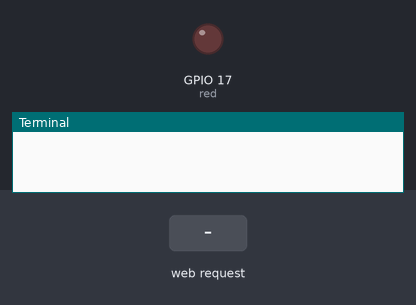
Bench run of a program on a simulated Raspberry Pi (BCM pin numbers). On the bench: output pins drawn as LEDs (lit = HIGH), the last lines printed to the terminal. Inputs (shaded band) come from the test bench.

Above: at 1.2 s.
1.3 s: HTTP request for /led/on received
At 2.5 s:
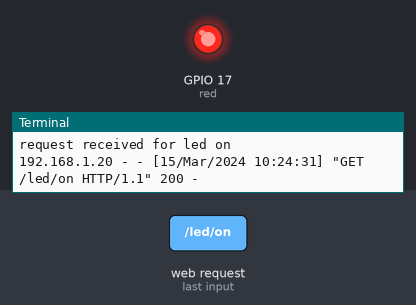
2.8 s: HTTP request for /led/off received
At 3.6 s:
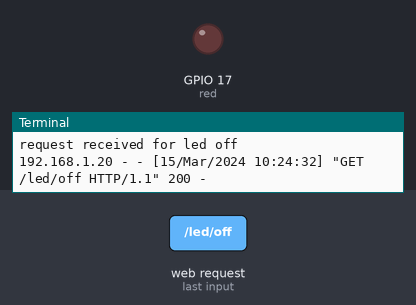
Timing chart, 0 to 5.8 s (numbered marks = the images above; inputs shaded):
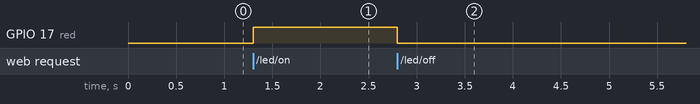

The program:

server.py
```python
# This program is meant to be run on an Rpi 4B
# The program will start an http server which listens on port 8080
# When the server receives a request on the url /led/on it will turn on the led connected to the rpi
# When the server receives a request on the url /led/off  it will turn off the led connected to the rpi

# For example, while this program is started on the Rpi I use a different machine like my PC that is on the same network and on that
# machine I can type the following in a browser url: http://192.168.86.191:8080/led/on and when I press Enter the Rpi should turn on the led.
# In this example the Rpi IP address is 192.168.86.191

from http.server import SimpleHTTPRequestHandler, HTTPServer

from gpiozero import LED

# create the led object to control the led connected to the rpi
red = LED(17)

# Defining a MyHandler class that implements the SimpleHTTPRequestHandler interface
# We need to implement that interface in order to have the http server invoke our led control logic on an http request.
class MyHandler(SimpleHTTPRequestHandler):

    # When a GET request is received on the http server this do_GET function runs
    # and will check if the request url ended with either /led/on or /led/off
    # and perform the appropriate action.
    def do_GET(self):
        if self.path == '/led/on':
            print("request received for led on")
            red.on()
        elif self.path == '/led/off':
            print("request received for led off")
            red.off()


        self.send_response(200) # respond back to the client that the request was handled
        self.end_headers()


# create the http server object and define it to listen on port 8080 and to use methods defined on the MyHandler class
# The MyHandler implements the SimpleHTTPRequestHandler interface which defines a do_GET method that is invoked on a GET request from a client machine.
httpd = HTTPServer(("", 8080), MyHandler)

# Start the server
httpd.serve_forever()
```

Measured:
- after the input at 1.3 s, GPIO 17 (red): LOW → HIGH at once
- after the input at 2.8 s, GPIO 17 (red): HIGH → LOW at once
